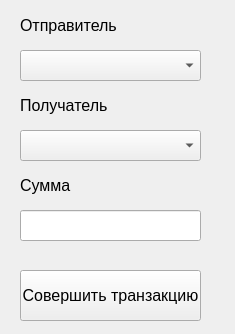
<?xml version="1.0" encoding="UTF-8"?>
<ui version="4.0">
 <class>transactionwindow</class>
 <widget class="QWidget" name="transactionwindow">
  <property name="geometry">
   <rect>
    <x>0</x>
    <y>0</y>
    <width>235</width>
    <height>334</height>
   </rect>
  </property>
  <property name="windowTitle">
   <string>Form</string>
  </property>
  <widget class="QLabel" name="label">
   <property name="geometry">
    <rect>
     <x>20</x>
     <y>10</y>
     <width>151</width>
     <height>31</height>
    </rect>
   </property>
   <property name="font">
    <font>
     <pointsize>12</pointsize>
    </font>
   </property>
   <property name="text">
    <string>Отправитель</string>
   </property>
  </widget>
  <widget class="QLabel" name="label_2">
   <property name="geometry">
    <rect>
     <x>20</x>
     <y>80</y>
     <width>171</width>
     <height>51</height>
    </rect>
   </property>
   <property name="font">
    <font>
     <pointsize>12</pointsize>
    </font>
   </property>
   <property name="text">
    <string>Получатель</string>
   </property>
  </widget>
  <widget class="QPushButton" name="pushButton">
   <property name="geometry">
    <rect>
     <x>20</x>
     <y>270</y>
     <width>181</width>
     <height>51</height>
    </rect>
   </property>
   <property name="font">
    <font>
     <pointsize>12</pointsize>
    </font>
   </property>
   <property name="text">
    <string>Совершить транзакцию</string>
   </property>
  </widget>
  <widget class="QComboBox" name="comboBox">
   <property name="geometry">
    <rect>
     <x>20</x>
     <y>50</y>
     <width>181</width>
     <height>31</height>
    </rect>
   </property>
  </widget>
  <widget class="QComboBox" name="comboBox_2">
   <property name="geometry">
    <rect>
     <x>20</x>
     <y>130</y>
     <width>181</width>
     <height>31</height>
    </rect>
   </property>
  </widget>
  <widget class="QLineEdit" name="lineEdit">
   <property name="geometry">
    <rect>
     <x>20</x>
     <y>210</y>
     <width>181</width>
     <height>31</height>
    </rect>
   </property>
  </widget>
  <widget class="QLabel" name="label_3">
   <property name="geometry">
    <rect>
     <x>20</x>
     <y>160</y>
     <width>171</width>
     <height>51</height>
    </rect>
   </property>
   <property name="font">
    <font>
     <pointsize>12</pointsize>
    </font>
   </property>
   <property name="text">
    <string>Сумма</string>
   </property>
  </widget>
 </widget>
 <resources/>
 <connections/>
</ui>
